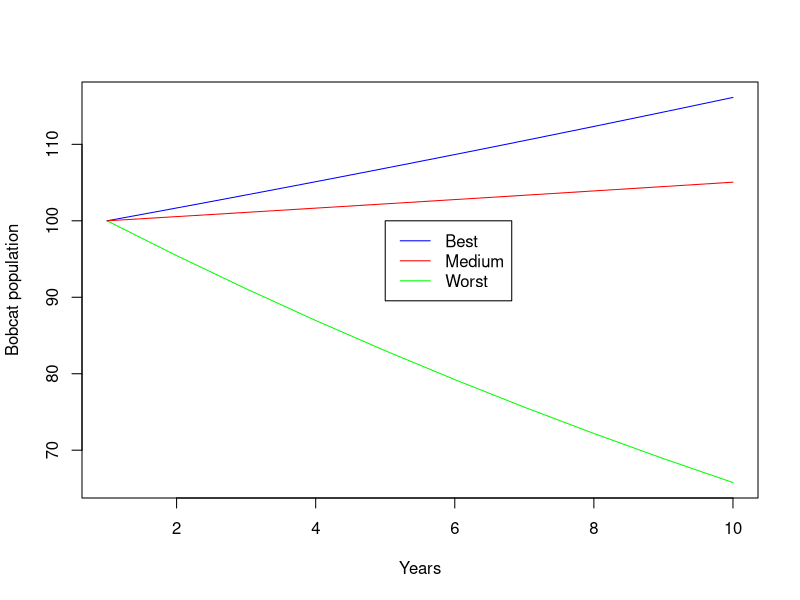
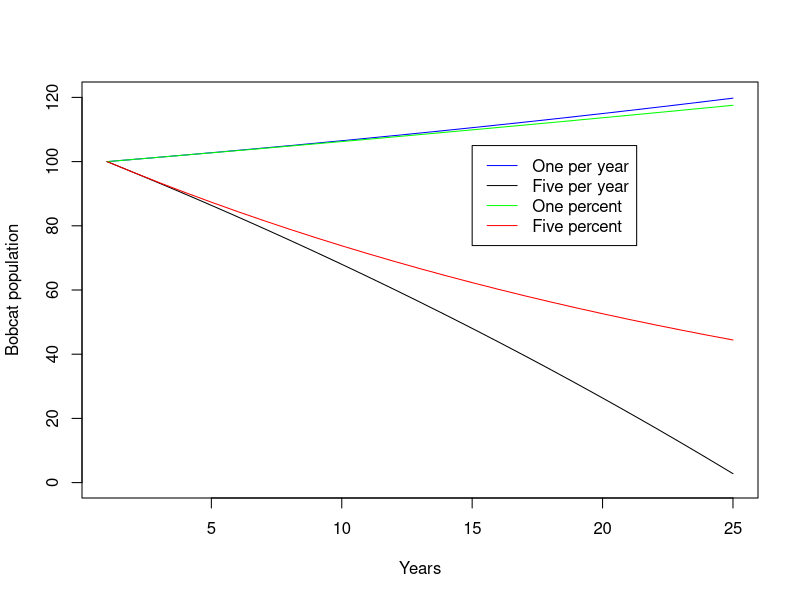
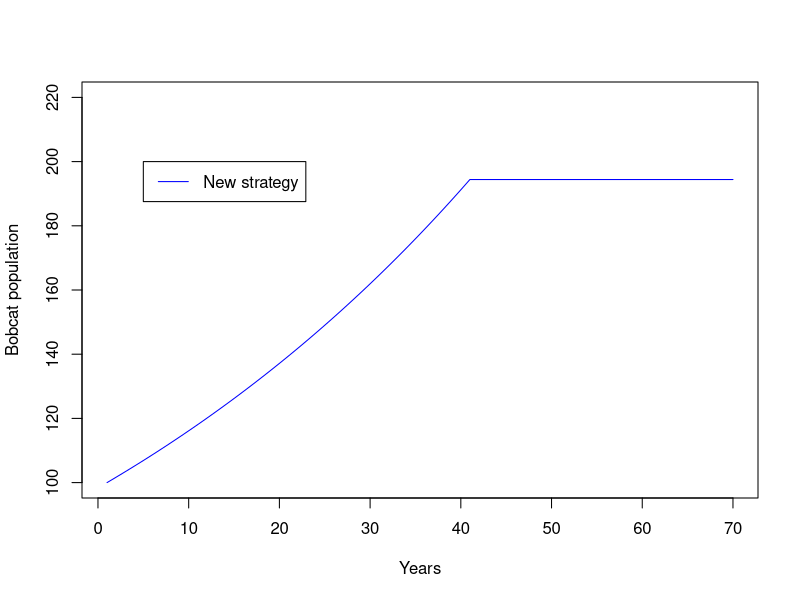
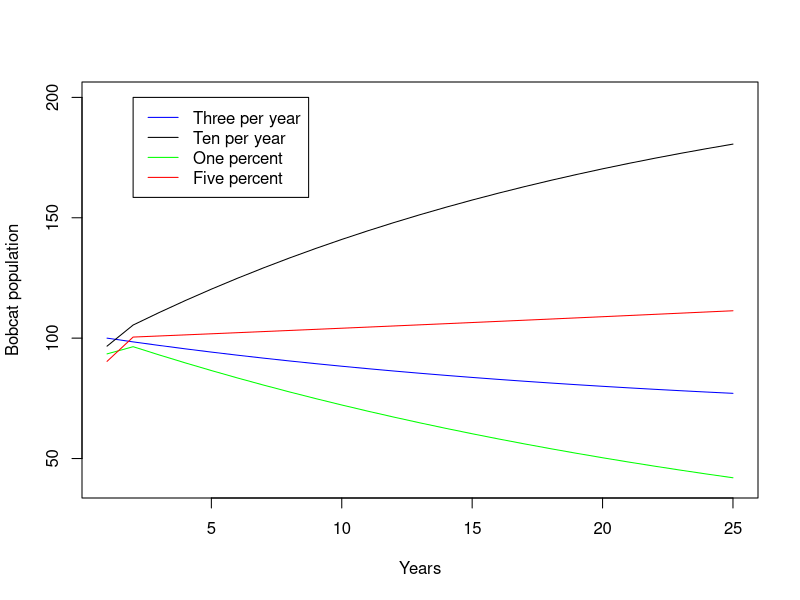
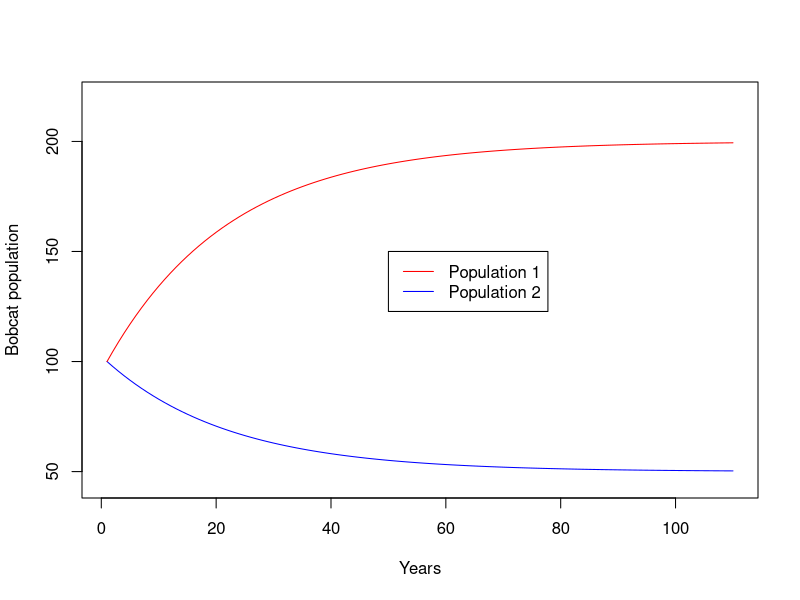

Generate these figures, in order, with R:

#Given growth rates
r_best<-0.01676
r_medium<-0.00549
r_worst<-(-0.04550)

#Initial population
P0<-100


#Tracking time
T_max <-10
#Part2, T_max <-25

#Arrays describing the population development 
P_best <-c(rep(0,T_max))
P_medium <-c(rep(0,T_max))
P_worst <-c(rep(0,T_max))

P_best <-P0
P_medium <-P0
P_worst <-P0

#Population development pop(t+1)=r*pop(t)
for(t in 1:(T_max-1)){P_best[t+1]<-P_best[t]*(1+r_best)}
for(t in 1:(T_max-1)){P_medium[t+1]<-P_medium[t]*(1+r_medium)}
for(t in 1:(T_max-1)){P_worst[t+1]<-P_worst[t]*(1+r_worst)}

#Plotting: 
plot(x=1:T_max, y=P_best, type="l", col="blue", xlab="Years", ylab="Bobcat population", ylim=c(P_worst[T_max],P_best[T_max]))
points(x=1:T_max, y=P_worst, type="l", col="green")
points(x=1:T_max, y=P_medium, type="l", col="red")
legend(x=(T_max/2), y=(100), legend=c("Best", "Medium", "Worst"), 
       col=c("Blue", "red", "green"), lty="solid")

#Part 3, Hunting strategies in growing (Best) population. 
#Hunt (1 per year, 5 per year, 1% per year, , 5%)
T_max<-25
Pop<-matrix(0,nrow=4,ncol=T_max) #Make a matrix over the population changes. 
Pop[,1]<-P0


for(i in 1:4) { #Looping through all options
P_best<-P0

for(t in 1:(T_max-1)){
#Array of hunting strategies
Hunting<-c(1,5,0.01*P_best[t], 0.05*P_best[t])  
#Change of population
P_best[t+1]<-(1+r_best)*P_best[t]-Hunting[i] 

Pop[i,(t+1)]<-P_best[t+1] }}

#Plotting
plot(x=1:T_max, y=Pop[1,], type="l", col="blue", xlab="Years", ylab="Bobcat population", ylim=c(0,120))
points(x=1:T_max, y=Pop[2,], type="l", col="black")

points(x=1:T_max, y=Pop[3,], type="l", col="green")
points(x=1:T_max, y=Pop[4,], type="l", col="red")
legend(x=15, y=105, legend=c("One per year", "Five per year", "One percent", "Five percent"), 
       col=c("blue", "black", "green", "red"),lty=c("solid"))

#Part 4, Individual strategy, stabilizes at 200.
P_best->P0 #Reset population
T_max<-70
#Start hunting 1.676% after 40 years. 
for(t in 1:(T_max-1)){
  if (t>40){P_best[t+1]<-(1+r_best)*P_best[t]-(0.01676*P_best[t])}
  else {P_best[t+1]<-(1+r_best)*P_best[t]}}

#Plotting
plot(x=1:T_max, y=P_best, type="l", col="blue", xlab="Years", ylab="Bobcat population", ylim=c(100,220))
legend(x=5, y=200, legend=c("New strategy"), col=c("blue"), lty="solid")

#Part 5 Worst case, add animals. 
T_max<-25
Pop<-matrix(0,nrow=4,ncol=T_max) #Make a matrix over the population changes. 
Pop[]<-P0


for(i in 1:4) { #Looping through all options

  P_worst<-P0
  for(t in 1:(T_max-1)){
    #Array of adding strategies
    Adding<-c(3,10,0.01*P_worst[t], 0.05*P_worst[t])  
    #Change of population
    P_worst[t+1]<-(1+r_worst)*P_worst[t]+Adding[i] 
    Pop[i,(t+1)]<-P_worst[t+1] }}

#Plotting
plot(x=1:T_max, y=Pop[1,], type="l", col="blue", xlab="Years", ylab="Bobcat population",
     ylim=c(40,200))
points(x=1:T_max, y=Pop[2,], type="l", col="black")
points(x=1:T_max, y=Pop[3,], type="l", col="green")
points(x=1:T_max, y=Pop[4,], type="l", col="red")
legend(x=2, y=200, legend=c("Three per year", "Ten per year", "One percent", "Five percent"), 
       col=c("blue", "black", "green", "red"),lty=c("solid"))

#Part 6, Stabilizing at 50 and 200. 
T_max<-110
P_worst2<-c(rep(0,T_max))
P_worst2[1]<-100
for(t in 1:(T_max-1)){
P_worst[t+1]<-P_worst[t]*((1+r_worst)-r_worst*(50/P_worst[t])) #

P_worst2[t+1]<-P_worst2[t]*((1+r_worst)-r_worst*(200/P_worst2[t])) #
}
plot(x=1:T_max, y=P_worst, type="l", col="blue", xlab="Years", ylab="Bobcat population", ylim=c(45,220))
points(x=1:T_max, y=P_worst2, type="l", col="red")
legend(x=50, y=150, legend=c("Population 1", "Population 2"), 
       col=c("red", "blue"),lty=c("solid"))

